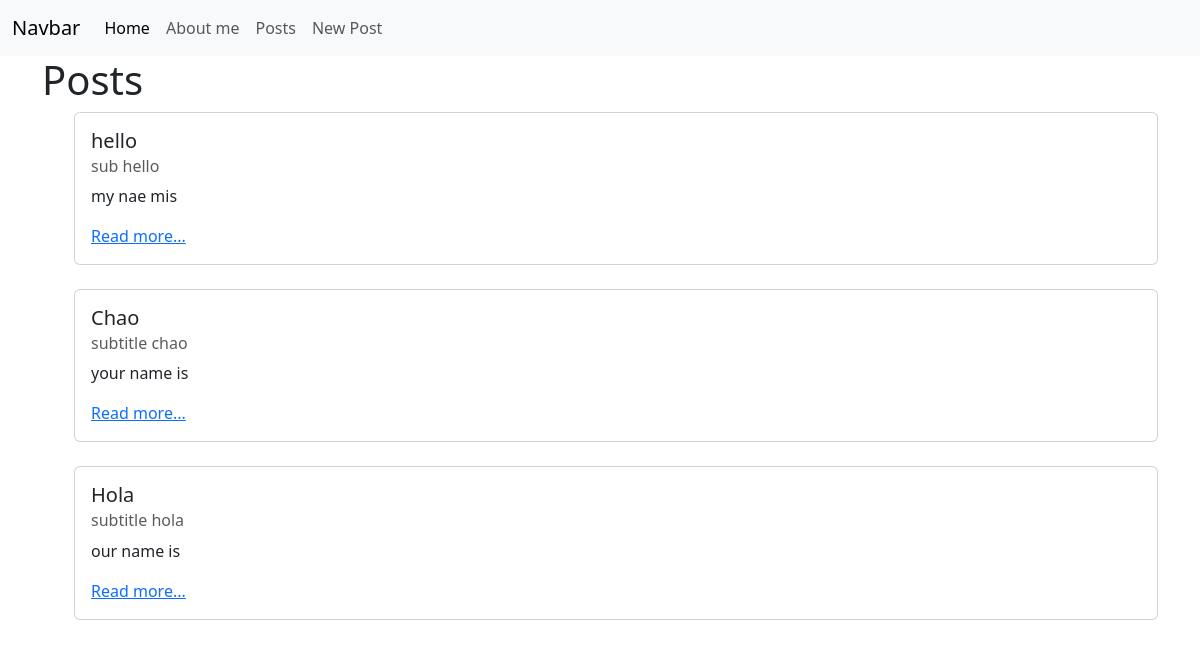
The app's page /posts/, older data.
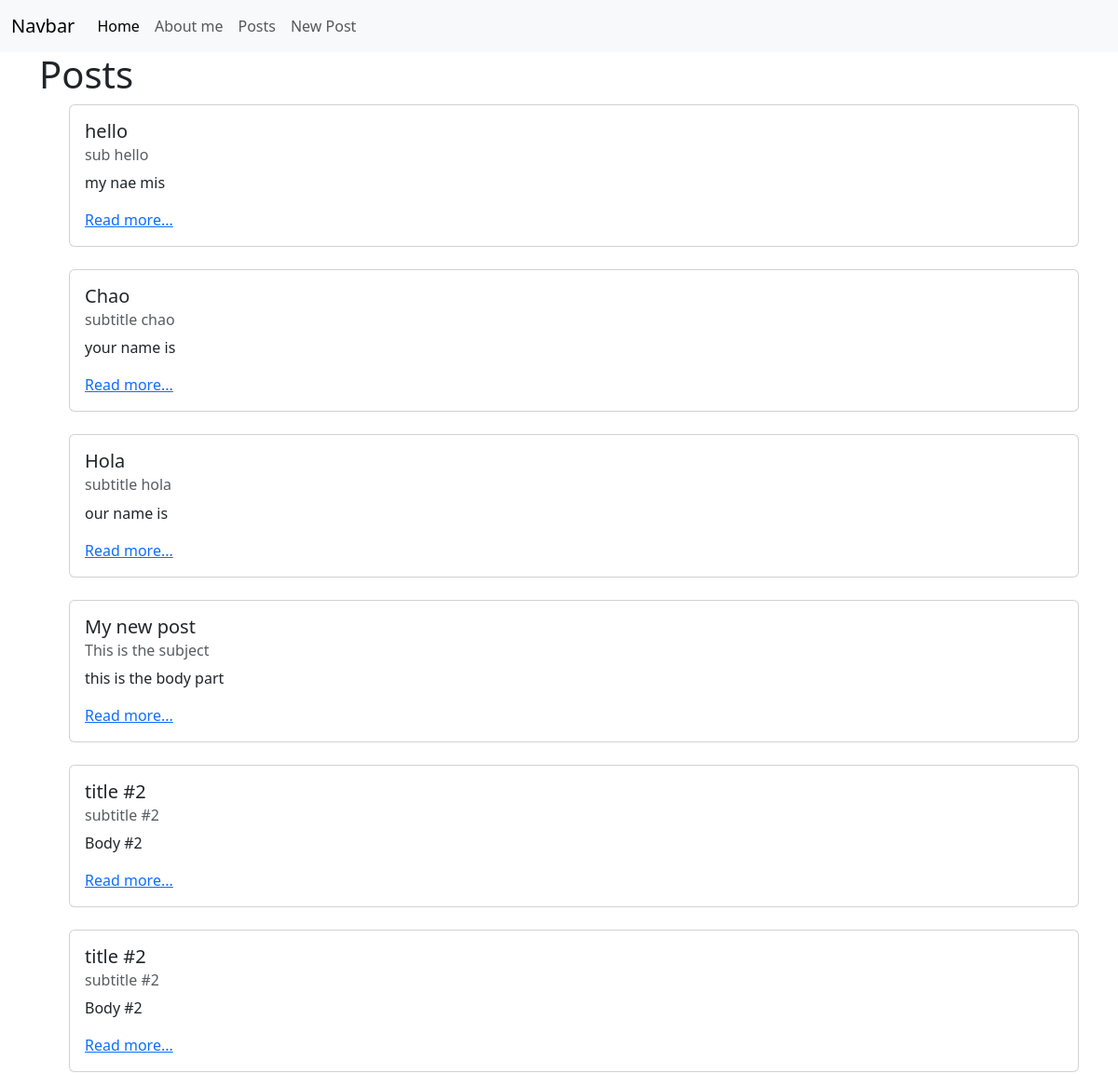
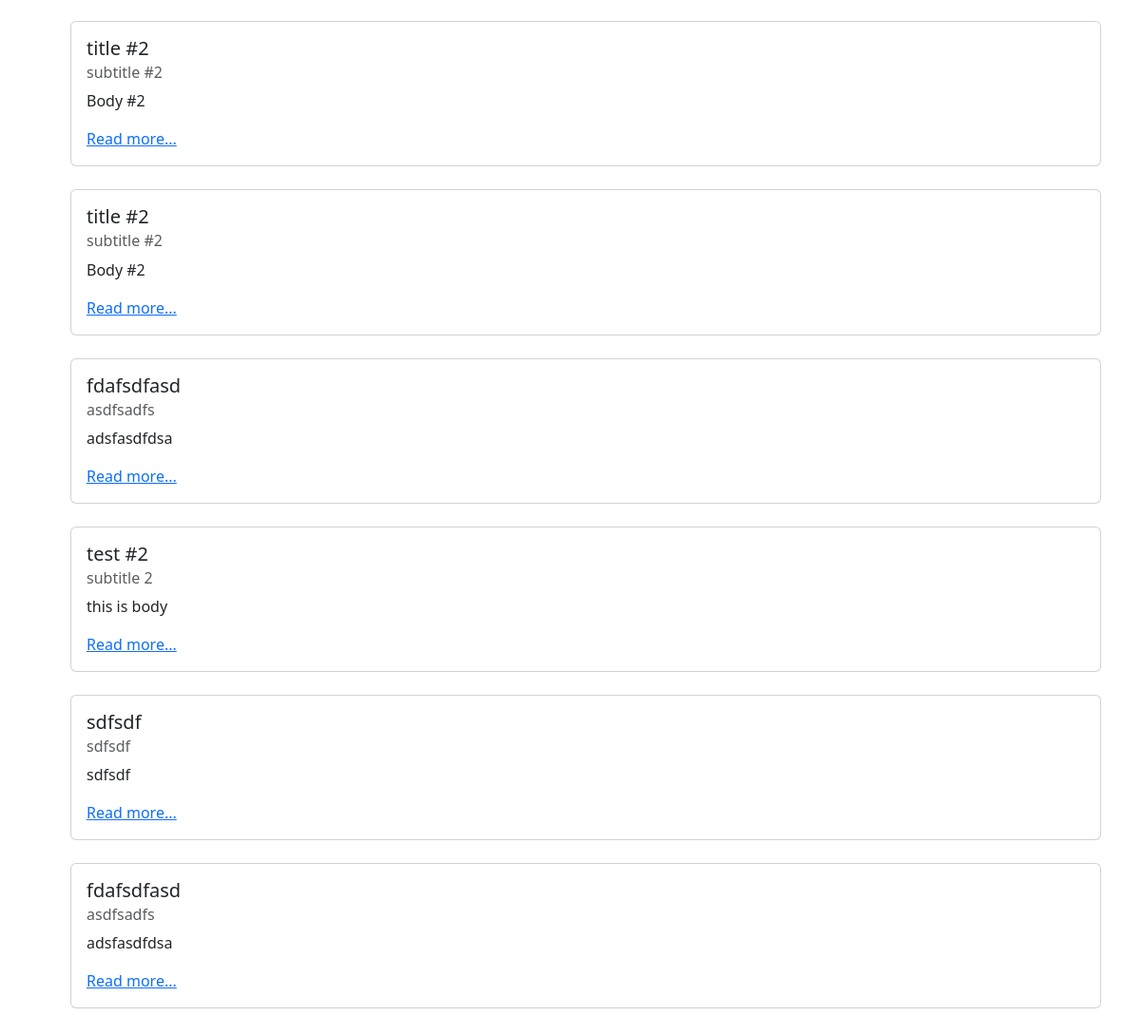
The same page, newer data (2 pictures, top to bottom).
### posts/models.py (models this page shows, shortened)
class Post(models.Model):
   title = models.CharField(max_length=128)
   subtitle = models.CharField(max_length=128)
   body = models.TextField()
   created_on = models.DateTimeField(auto_now_add=True)

### posts/views.py (the view)
class PostListView(ListView): #select all from and show on python
   template_name = "list.html"
   model = Post

### templates/list.html (shortened to what this page needs)
{% extends 'base.html' %}
{% block content %}
<h1>Posts</h1>
<ul>
   {% for post in post_list %}
   <div class="card">
      <div class="card-body">
        <h5 class="card-title">{{ post.title }}</h5>
        <h6 class="card-subtitle mb-2 text-muted">{{ post.subtitle }}</h6>
        <p class="card-text">{{ post.body }}</p>
        <a href="{% url 'detail' post.id %}" class="card-link">Read more...</a>
      </div>
    </div>
    <br />
   {% endfor %}
</ul>
{% endblock content %}

### templates/base.html (shortened to what this page needs)
<!DOCTYPE html>
<html lang="en">
<head>
   <link href="https://cdn.jsdelivr.net/npm/bootstrap@5.3.0-alpha1/dist/css/bootstrap.min.css" rel="stylesheet">
</head>
<body>
   <nav class="navbar navbar-expand-lg bg-body-tertiary">
      <div class="container-fluid">
        <a class="navbar-brand" href="#">Navbar</a>
        <div class="collapse navbar-collapse" id="navbarNavAltMarkup">
          <div class="navbar-nav">
            <a class="nav-link active" aria-current="page" href="{% url 'home' %}">Home</a>
            <a class="nav-link" href="{% url 'about' %}">About me</a>
            <a class="nav-link" href="{% url 'list' %}">Posts</a>
            <a class="nav-link" href="{% url 'new' %}">New Post</a>
          </div>
        </div>
      </div>
    </nav>
   <div class="container">
   {% block content %}
   {% endblock content %}
   </div>
</body>
</html>

Row changes from the older to the newer data that the page shows:
added Post: title "My new post", subtitle "This is the subject", body "this is the body part"
added Post: title "title #2", subtitle "subtitle #2", body "Body #2"
added Post: title "title #2", subtitle "subtitle #2", body "Body #2"
added Post: title "title #2", subtitle "subtitle #2", body "Body #2"
added Post: title "title #2", subtitle "subtitle #2", body "Body #2"
added Post: title "fdafsdfasd", subtitle "asdfsadfs", body "adsfasdfdsa"
added Post: title "test #2", subtitle "subtitle 2", body "this is body"
added Post: title "sdfsdf", subtitle "sdfsdf", body "sdfsdf"
added Post: title "fdafsdfasd", subtitle "asdfsadfs", body "adsfasdfdsa"
